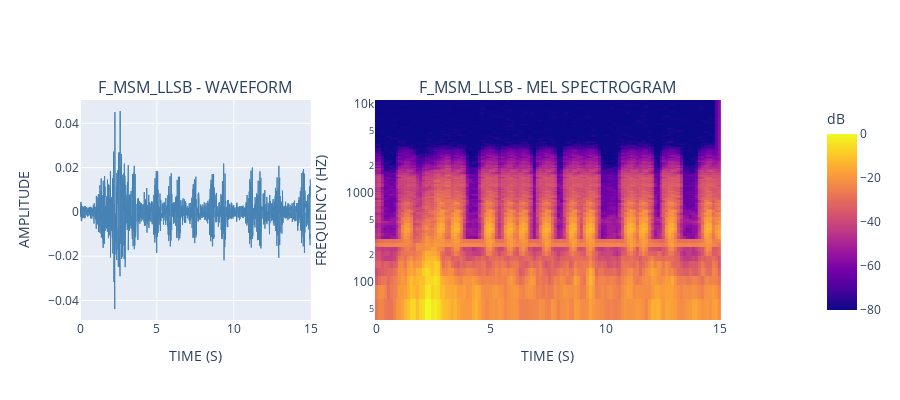

Notebook cell for this chart:
### Markdown cell above
### Initial Data Exploration

Before diving into model building, it's essential to explore the dataset. This helps us understand the data distribution, identify any issues, and plan our preprocessing steps.

### Code cell
# Display a random heart sound recording and its mel spectrogram
random_id = random.choice(heart_metadata['Heart Sound ID'])
print(f"Randomly selected Heart Sound ID: {random_id}")
random_audio_path = heart_sounds_folder / (random_id + ".wav")

display(ipd.Audio(str(random_audio_path), autoplay=True))

y, sr = librosa.load(random_audio_path, sr=None)
S = librosa.feature.melspectrogram(y=y, sr=sr)
S_dB = librosa.power_to_db(S, ref=np.max)

# Create subplots with plotly for interactive visualization
fig = make_subplots(
    rows=1, cols=2,
    subplot_titles=(f'{random_id} - Waveform'.upper(), f'{random_id} - Mel Spectrogram'.upper()),
    column_widths=[0.5, 0.75]
)

# Waveform
time_axis = np.linspace(0, len(y) / sr, len(y))
fig.add_trace(
    go.Scatter(
        x=time_axis,
        y=y,
        mode='lines',
        line=dict(color='steelblue', width=1),
        name='Waveform'
    ),
    row=1, col=1
)

# Mel Spectrogram
fig.add_trace(
    go.Heatmap(
        z=S_dB,
        x=librosa.frames_to_time(np.arange(S_dB.shape[1]), sr=sr),
        y=librosa.mel_frequencies(n_mels=S_dB.shape[0]),
        colorbar=dict(title='dB', x=1.15),
        name='Mel Spectrogram'
    ),
    row=1, col=2
)

# Update layout
fig.update_xaxes(title_text='Time (s)'.upper(), row=1, col=1)
fig.update_yaxes(title_text='Amplitude'.upper(), row=1, col=1)
fig.update_xaxes(title_text='Time (s)'.upper(), row=1, col=2)
fig.update_yaxes(title_text='Frequency (Hz)'.upper(), type='log', row=1, col=2)

fig.update_layout(
    height=400,
    showlegend=False
)

fig.show()

### Figure 1 — Plotly figure (JSON) as saved in the notebook; plotly's stock layout.template omitted (floating-point values rounded to 4 significant figures; data arrays with more than 128 entries replaced by an {"elided": "..."} marker saying what was removed)
{"data": [{"line": {"color": "steelblue", "width": 1}, "mode": "lines", "name": "Waveform", "type": "scatter", "x": {"elided": "60000 float values"}, "xaxis": "x", "y": {"elided": "60000 float values"}, "yaxis": "y"}, {"colorbar": {"title": {"text": "dB"}, "x": 1.15}, "name": "Mel Spectrogram", "type": "heatmap", "x": [0.0, 0.128, 0.256, 0.384, 0.512, 0.64, 0.768, 0.896, 1.024, 1.152, 1.28, 1.408, 1.536, 1.664, 1.792, 1.92, 2.048, 2.176, 2.304, 2.432, 2.56, 2.688, 2.816, 2.944, 3.072, 3.2, 3.328, 3.456, 3.584, 3.712, 3.84, 3.968, 4.096, 4.224, 4.352, 4.48, 4.608, 4.736, 4.864, 4.992, 5.12, 5.248, 5.376, 5.504, 5.632, 5.76, 5.888, 6.016, 6.144, 6.272, 6.4, 6.528, 6.656, 6.784, 6.912, 7.04, 7.168, 7.296, 7.424, 7.552, 7.68, 7.808, 7.936, 8.064, 8.192, 8.32, 8.448, 8.576, 8.704, 8.832, 8.96, 9.088, 9.216, 9.344, 9.472, 9.6, 9.728, 9.856, 9.984, 10.11, 10.24, 10.37, 10.5, 10.62, 10.75, 10.88, 11.01, 11.14, 11.26, 11.39, 11.52, 11.65, 11.78, 11.9, 12.03, 12.16, 12.29, 12.42, 12.54, 12.67, 12.8, 12.93, 13.06, 13.18, 13.31, 13.44, 13.57, 13.7, 13.82, 13.95, 14.08, 14.21, 14.34, 14.46, 14.59, 14.72, 14.85, 14.98], "xaxis": "x2", "y": [0.0, 26.2, 52.4, 78.6, 104.8, 131.0, 157.2, 183.4, 209.6, 235.8, 262.0, 288.2, 314.4, 340.6, 366.8, 393.0, 419.2, 445.4, 471.6, 497.8, 524.0, 550.2, 576.4, 602.6, 628.8, 655.0, 681.2, 707.4, 733.6, 759.8, 786.0, 812.2, 838.4, 864.6, 890.8, 917.0, 943.2, 969.4, 995.6, 1023.0, 1051.0, 1080.0, 1109.0, 1139.0, 1171.0, 1203.0, 1236.0, 1270.0, 1304.0, 1340.0, 1377.0, 1414.0, 1453.0, 1493.0, 1534.0, 1576.0, 1619.0, 1663.0, 1709.0, 1756.0, 1804.0, 1853.0, 1904.0, 1956.0, 2010.0, 2065.0, 2121.0, 2179.0, 2239.0, 2300.0, 2363.0, 2428.0, 2495.0, 2563.0, 2633.0, 2705.0, 2779.0, 2855.0, 2934.0, 3014.0, 3096.0, 3181.0, 3268.0, 3358.0, 3450.0, 3544.0, 3641.0, 3741.0, 3844.0, 3949.0, 4057.0, 4168.0, 4282.0, 4400.0, 4520.0, 4644.0, 4771.0, 4902.0, 5036.0, 5174.0, 5316.0, 5461.0, 5611.0, 5764.0, 5922.0, 6084.0, 6251.0, 6422.0, 6598.0, 6779.0, 6965.0, 7155.0, 7351.0, 7553.0, 7759.0, 7972.0, 8190.0, 8415.0, 8645.0, 8882.0, 9125.0, 9375.0, 9632.0, 9896.0, 10170.0, 10450.0, 10730.0, 11020.0], "yaxis": "y2", "z": {"elided": "128x118 float values"}}], "layout": {"annotations": [{"font": {"size": 16}, "showarrow": false, "text": "F_MSM_LLSB - WAVEFORM", "x": 0.18, "xanchor": "center", "xref": "paper", "y": 1, "yanchor": "bottom", "yref": "paper"}, {"font": {"size": 16}, "showarrow": false, "text": "F_MSM_LLSB - MEL SPECTROGRAM", "x": 0.73, "xanchor": "center", "xref": "paper", "y": 1, "yanchor": "bottom", "yref": "paper"}], "height": 400, "showlegend": false, "xaxis": {"anchor": "y", "domain": [0, 0.36], "title": {"text": "TIME (S)"}}, "xaxis2": {"anchor": "y2", "domain": [0.46, 1], "title": {"text": "TIME (S)"}}, "yaxis": {"anchor": "x", "domain": [0, 1], "title": {"text": "AMPLITUDE"}}, "yaxis2": {"anchor": "x2", "domain": [0, 1], "title": {"text": "FREQUENCY (HZ)"}, "type": "log"}}}
